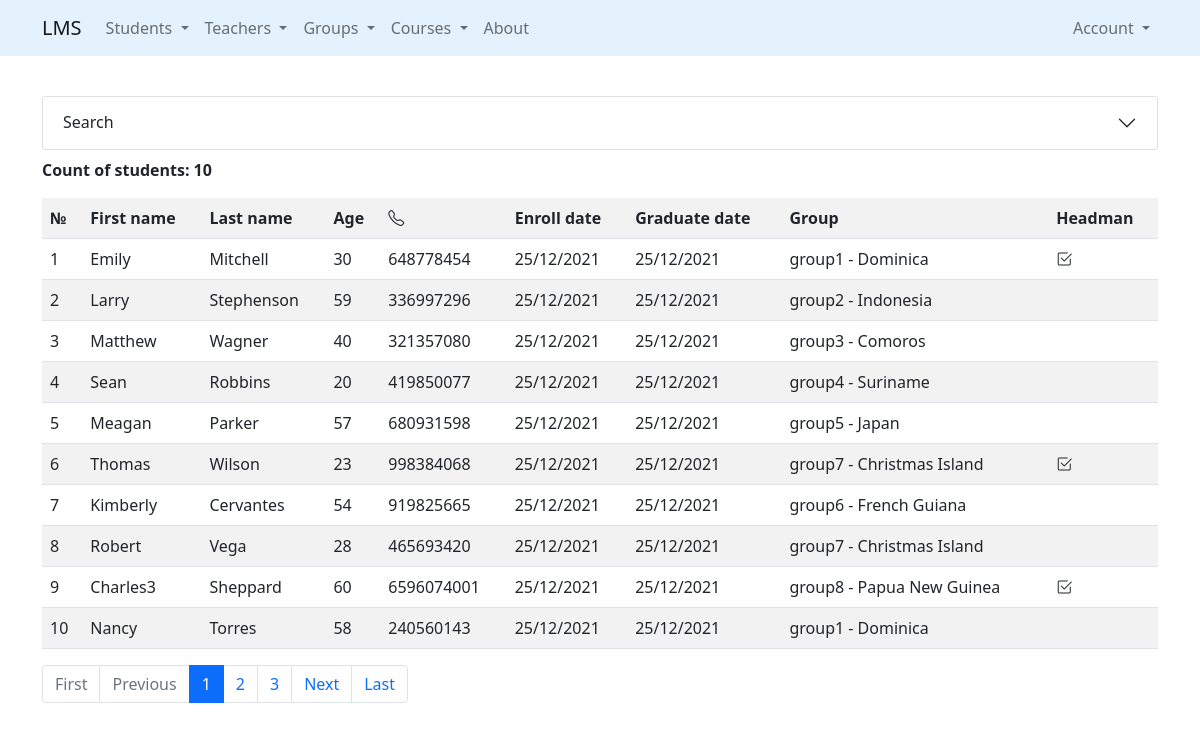
/students/, run on an earlier commit of the app's database.
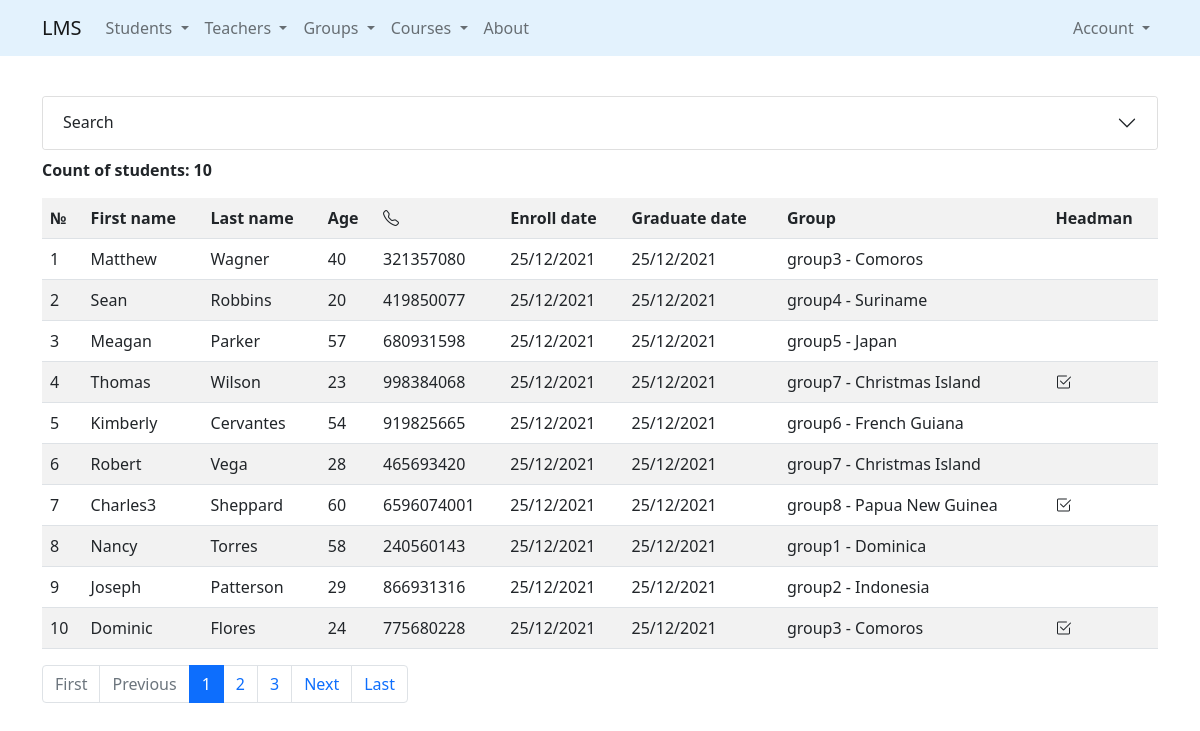
And on a later commit of the database.
### students/models.py (models this page shows, shortened)
class Students(Person):
    phone_number = models.CharField(
        max_length=30,
        null=True,
        validators=[phone_number_validator]
    )
    enroll_date = models.DateField(default=datetime.date.today)
    graduate_date = models.DateField(default=datetime.date.today)
    group = models.ForeignKey(
        Groups,
        on_delete=models.SET_NULL,
        null=True,
        related_name='students'
    )

### groups/models.py (models this page shows, shortened)
class Groups(models.Model):
    groups_name = models.CharField(max_length=100)
    groups_country = models.CharField(max_length=100)
    groups_language = models.CharField(max_length=100)
    members_qty = models.IntegerField(default=5)
    headman = models.OneToOneField(
        'students.Students',
        on_delete=models.SET_NULL,
        null=True,
        related_name='headman_group'
    )
    teachers = models.ManyToManyField(
        to=Teachers,
        related_name='groups'
    )
    def __str__(self):
        return f'{self.groups_name} - {self.groups_country}'

### students/views.py (the view)
# urls.py: path('', StudentsListView.as_view(), name='list'),                        # R
class StudentsListView(ListView):
    paginate_by = 10
    model = Students
    template_name = 'students/list.html'
    def get_filter(self):
        return StudentsFilter(
            data=self.request.GET,
            queryset=self.model.objects.all().select_related('group', 'headman_group')
        )
    def get_queryset(self):
        return self.get_filter().qs
    def get_context_data(self, *, object_list=None, **kwargs):
        context = super().get_context_data(**kwargs)
        context['filter_forms'] = self.get_filter().form
        return context

### core/context_processors.py (called while the page is built)
def get_params(request):
    params = request.GET
    if 'page' in params:
        params = copy(params)
        del params['page']
    return {'get_params': f'&{params.urlencode()}' if params else ''}

### students/templates/students/list.html (shortened to what this page needs)
{% extends 'base.html' %}
{%  load crispy_forms_tags %}
{% block content %}
    <div class="accordion" id="accordionExample">
        <div class="accordion-item">
            <h2 class="accordion-header" id="headingOne">
                <button class="accordion-button collapsed" type="button"
                        data-bs-toggle="collapse" data-bs-target="#collapseOne"
                        aria-expanded="true" aria-controls="collapseOne">
                    Search
                </button>
            </h2>
        </div>
    </div>
    <p class="mt-2"><strong>Count of students: {{ object_list.count }}</strong></p>
    {% with list_object=object_list %}
        {% include 'includes/students_list_table.html' %}
    {% endwith %}
{% endblock %}

### templates/includes/students_list_table.html (shortened to what this page needs)
<table class="table table-striped table-hover">
        <tr>
            <th>№</th>
            <th>First name</th>
            <th>Last name</th>
            <th>Age</th>
            <th><i class="bi bi-telephone"></i></th>
            <th>Enroll date</th>
            <th>Graduate date</th>
            <th>Group</th>
            <th>Headman</th>
        </tr>
        {% for student in list_object %}
        <tr>
            {% if is_paginated %}
            <td>{{ forloop.counter0|add:page_obj.start_index }}</td>
            {% endif %}
            <td>{{ student.first_name }}</td>
            <td>{{ student.last_name }}</td>
            <td>{{ student.age }}</td>
            <td>{% if student.phone_number is not None %}{{ student.phone_number }}{% endif %}</td>
            <td>{{ student.enroll_date }}</td>
            <td>{{ student.graduate_date }}</td>
            <td>{% if student.group %}{{ student.group }}{% endif %}</td>
            <td>{% if student.headman_group %}<i class="bi bi-check2-square">{% endif %}</i></td>
        </tr>
    {% endfor %}
</table>

What changed in the data, as far as the page shows it:
removed Students: first_name "Emily", last_name "Mitchell", age "30", phone_number "648778454", enroll_date "25/12/2021", graduate_date "25/12/2021", group "group1 - Dominica"
removed Students: first_name "Larry", last_name "Stephenson", age "59", phone_number "336997296", enroll_date "25/12/2021", graduate_date "25/12/2021", group "group2 - Indonesia"
now on this page (row unchanged): Students: first_name "Joseph", last_name "Patterson", age "29", phone_number "866931316", enroll_date "25/12/2021", graduate_date "25/12/2021", group "group2 - Indonesia"
now on this page (row unchanged): Students: first_name "Dominic", last_name "Flores", age "24", phone_number "775680228", enroll_date "25/12/2021", graduate_date "25/12/2021", group "group3 - Comoros"
